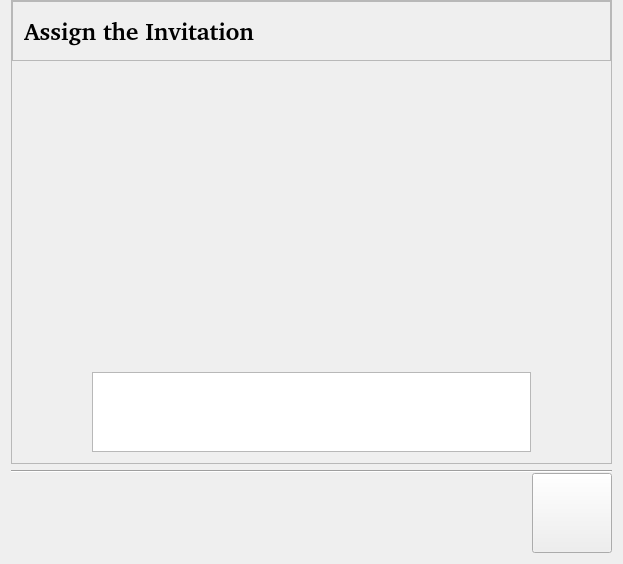
<?xml version="1.0" encoding="UTF-8"?>
<ui version="4.0">
 <class>InvitationAllocatorWidget</class>
 <widget class="QWidget" name="InvitationAllocatorWidget">
  <property name="geometry">
   <rect>
    <x>0</x>
    <y>0</y>
    <width>623</width>
    <height>564</height>
   </rect>
  </property>
  <property name="windowTitle">
   <string>Form1</string>
  </property>
  <layout class="QVBoxLayout">
   <property name="topMargin">
    <number>0</number>
   </property>
   <item>
    <widget class="QFrame" name="frame1">
     <property name="frameShape">
      <enum>QFrame::StyledPanel</enum>
     </property>
     <property name="frameShadow">
      <enum>QFrame::Sunken</enum>
     </property>
     <property name="lineWidth">
      <number>2</number>
     </property>
     <layout class="QVBoxLayout">
      <property name="spacing">
       <number>0</number>
      </property>
      <property name="leftMargin">
       <number>0</number>
      </property>
      <property name="topMargin">
       <number>0</number>
      </property>
      <property name="rightMargin">
       <number>0</number>
      </property>
      <property name="bottomMargin">
       <number>0</number>
      </property>
      <item>
       <widget class="QFrame" name="frame1_1">
        <property name="minimumSize">
         <size>
          <width>0</width>
          <height>60</height>
         </size>
        </property>
        <property name="maximumSize">
         <size>
          <width>32567</width>
          <height>60</height>
         </size>
        </property>
        <property name="frameShape">
         <enum>QFrame::StyledPanel</enum>
        </property>
        <property name="frameShadow">
         <enum>QFrame::Raised</enum>
        </property>
        <property name="lineWidth">
         <number>2</number>
        </property>
        <layout class="QHBoxLayout">
         <property name="spacing">
          <number>6</number>
         </property>
         <property name="leftMargin">
          <number>11</number>
         </property>
         <property name="topMargin">
          <number>11</number>
         </property>
         <property name="rightMargin">
          <number>11</number>
         </property>
         <property name="bottomMargin">
          <number>11</number>
         </property>
         <item>
          <widget class="QLabel" name="title_label">
           <property name="font">
            <font>
             <family>Nimbus Sans l [Urw]</family>
             <pointsize>18</pointsize>
             <weight>75</weight>
             <bold>true</bold>
            </font>
           </property>
           <property name="text">
            <string>Assign the Invitation</string>
           </property>
           <property name="wordWrap">
            <bool>false</bool>
           </property>
          </widget>
         </item>
         <item>
          <spacer name="spacer3">
           <property name="orientation">
            <enum>Qt::Horizontal</enum>
           </property>
           <property name="sizeType">
            <enum>QSizePolicy::Expanding</enum>
           </property>
           <property name="sizeHint" stdset="0">
            <size>
             <width>181</width>
             <height>0</height>
            </size>
           </property>
          </spacer>
         </item>
        </layout>
       </widget>
      </item>
      <item>
       <widget class="QFrame" name="frame1_2">
        <property name="frameShape">
         <enum>QFrame::NoFrame</enum>
        </property>
        <property name="frameShadow">
         <enum>QFrame::Plain</enum>
        </property>
        <layout class="QVBoxLayout">
         <property name="spacing">
          <number>0</number>
         </property>
         <property name="leftMargin">
          <number>0</number>
         </property>
         <property name="rightMargin">
          <number>0</number>
         </property>
         <item>
          <widget class="QStackedWidget" name="menus_widgetstack">
           <property name="sizePolicy">
            <sizepolicy hsizetype="Expanding" vsizetype="Expanding">
             <horstretch>0</horstretch>
             <verstretch>0</verstretch>
            </sizepolicy>
           </property>
           <widget class="QWidget" name="menus_widgetstackPage1">
            <widget class="QWidget" name="page2" native="true">
             <property name="geometry">
              <rect>
               <x>0</x>
               <y>0</y>
               <width>100</width>
               <height>30</height>
              </rect>
             </property>
            </widget>
            <widget class="QWidget" name="page1" native="true">
             <property name="geometry">
              <rect>
               <x>0</x>
               <y>0</y>
               <width>100</width>
               <height>30</height>
              </rect>
             </property>
            </widget>
           </widget>
          </widget>
         </item>
         <item>
          <layout class="QHBoxLayout" name="hbox1">
           <property name="spacing">
            <number>0</number>
           </property>
           <property name="leftMargin">
            <number>0</number>
           </property>
           <property name="topMargin">
            <number>0</number>
           </property>
           <property name="rightMargin">
            <number>0</number>
           </property>
           <property name="bottomMargin">
            <number>0</number>
           </property>
           <item>
            <widget class="QPushButton" name="back_button">
             <property name="sizePolicy">
              <sizepolicy hsizetype="Maximum" vsizetype="Maximum">
               <horstretch>0</horstretch>
               <verstretch>0</verstretch>
              </sizepolicy>
             </property>
             <property name="minimumSize">
              <size>
               <width>80</width>
               <height>80</height>
              </size>
             </property>
             <property name="maximumSize">
              <size>
               <width>60</width>
               <height>32767</height>
              </size>
             </property>
             <property name="text">
              <string/>
             </property>
             <property name="icon">
              <iconset>
               <normaloff>../../icons/apps/back_48.png</normaloff>../../icons/apps/back_48.png</iconset>
             </property>
             <property name="flat">
              <bool>true</bool>
             </property>
            </widget>
           </item>
           <item>
            <widget class="QListWidget" name="iconview_menu">
             <property name="sizePolicy">
              <sizepolicy hsizetype="Expanding" vsizetype="Preferred">
               <horstretch>0</horstretch>
               <verstretch>0</verstretch>
              </sizepolicy>
             </property>
             <property name="minimumSize">
              <size>
               <width>0</width>
               <height>80</height>
              </size>
             </property>
             <property name="font">
              <font>
               <family>Nimbus Sans l</family>
               <pointsize>10</pointsize>
               <weight>75</weight>
               <bold>true</bold>
              </font>
             </property>
             <property name="acceptDrops">
              <bool>false</bool>
             </property>
             <property name="lineWidth">
              <number>0</number>
             </property>
             <property name="verticalScrollBarPolicy">
              <enum>Qt::ScrollBarAlwaysOff</enum>
             </property>
             <property name="horizontalScrollBarPolicy">
              <enum>Qt::ScrollBarAlwaysOff</enum>
             </property>
             <property name="sizeAdjustPolicy">
              <enum>QAbstractScrollArea::AdjustToContents</enum>
             </property>
             <property name="iconSize">
              <size>
               <width>80</width>
               <height>80</height>
              </size>
             </property>
             <property name="isWrapping" stdset="0">
              <bool>false</bool>
             </property>
             <property name="resizeMode">
              <enum>QListView::Adjust</enum>
             </property>
             <property name="viewMode">
              <enum>QListView::IconMode</enum>
             </property>
             <property name="uniformItemSizes">
              <bool>true</bool>
             </property>
             <property name="wordWrap">
              <bool>true</bool>
             </property>
             <property name="currentRow">
              <number>-1</number>
             </property>
             <item>
              <property name="text">
               <string/>
              </property>
              <property name="icon">
               <iconset>
                <normaloff>../../../../salespoint/gui/icons/foods/arroz_1.png</normaloff>../../../../salespoint/gui/icons/foods/arroz_1.png</iconset>
              </property>
             </item>
             <item>
              <property name="text">
               <string/>
              </property>
              <property name="icon">
               <iconset>
                <normaloff>../../../../salespoint/gui/icons/foods/boquerones_fritos1.png</normaloff>../../../../salespoint/gui/icons/foods/boquerones_fritos1.png</iconset>
              </property>
             </item>
             <item>
              <property name="text">
               <string/>
              </property>
              <property name="icon">
               <iconset>
                <normaloff>../../../../salespoint/gui/icons/foods/camy_bombon_cookies_cream.png</normaloff>../../../../salespoint/gui/icons/foods/camy_bombon_cookies_cream.png</iconset>
              </property>
             </item>
             <item>
              <property name="text">
               <string/>
              </property>
              <property name="icon">
               <iconset>
                <normaloff>../../../../salespoint/gui/icons/foods/camy_copa_mousse_chocolate.png</normaloff>../../../../salespoint/gui/icons/foods/camy_copa_mousse_chocolate.png</iconset>
              </property>
             </item>
             <item>
              <property name="text">
               <string/>
              </property>
              <property name="icon">
               <iconset>
                <normaloff>../../../../salespoint/gui/icons/foods/camy_disney_taza_donald.png</normaloff>../../../../salespoint/gui/icons/foods/camy_disney_taza_donald.png</iconset>
              </property>
             </item>
             <item>
              <property name="text">
               <string/>
              </property>
              <property name="icon">
               <iconset>
                <normaloff>../../../../salespoint/gui/icons/sweets/frigo_cornetto_soft_stracciatella.png</normaloff>../../../../salespoint/gui/icons/sweets/frigo_cornetto_soft_stracciatella.png</iconset>
              </property>
             </item>
             <item>
              <property name="text">
               <string/>
              </property>
              <property name="icon">
               <iconset>
                <normaloff>../../icons/logos/passport.png</normaloff>../../icons/logos/passport.png</iconset>
              </property>
             </item>
             <item>
              <property name="text">
               <string/>
              </property>
              <property name="icon">
               <iconset>
                <normaloff>../../icons/logos/7up.png</normaloff>../../icons/logos/7up.png</iconset>
              </property>
             </item>
             <item>
              <property name="text">
               <string/>
              </property>
              <property name="icon">
               <iconset>
                <normaloff>../../icons/logos/benjamin.png</normaloff>../../icons/logos/benjamin.png</iconset>
              </property>
             </item>
            </widget>
           </item>
           <item>
            <widget class="QPushButton" name="forward_button">
             <property name="sizePolicy">
              <sizepolicy hsizetype="Maximum" vsizetype="Maximum">
               <horstretch>0</horstretch>
               <verstretch>0</verstretch>
              </sizepolicy>
             </property>
             <property name="minimumSize">
              <size>
               <width>80</width>
               <height>80</height>
              </size>
             </property>
             <property name="maximumSize">
              <size>
               <width>60</width>
               <height>32767</height>
              </size>
             </property>
             <property name="text">
              <string/>
             </property>
             <property name="icon">
              <iconset>
               <normaloff>../../icons/apps/forward_48.png</normaloff>../../icons/apps/forward_48.png</iconset>
             </property>
             <property name="flat">
              <bool>true</bool>
             </property>
            </widget>
           </item>
          </layout>
         </item>
        </layout>
       </widget>
      </item>
     </layout>
    </widget>
   </item>
   <item>
    <layout class="QVBoxLayout" name="vbox1">
     <property name="spacing">
      <number>0</number>
     </property>
     <item>
      <widget class="Line" name="line">
       <property name="frameShape">
        <enum>QFrame::HLine</enum>
       </property>
       <property name="frameShadow">
        <enum>QFrame::Sunken</enum>
       </property>
      </widget>
     </item>
     <item>
      <layout class="QHBoxLayout" name="vbox2">
       <property name="spacing">
        <number>0</number>
       </property>
       <item>
        <spacer name="spacer1">
         <property name="orientation">
          <enum>Qt::Horizontal</enum>
         </property>
         <property name="sizeType">
          <enum>QSizePolicy::Expanding</enum>
         </property>
         <property name="sizeHint" stdset="0">
          <size>
           <width>310</width>
           <height>16</height>
          </size>
         </property>
        </spacer>
       </item>
       <item>
        <widget class="QPushButton" name="cancel_button">
         <property name="minimumSize">
          <size>
           <width>80</width>
           <height>80</height>
          </size>
         </property>
         <property name="text">
          <string/>
         </property>
         <property name="icon">
          <iconset>
           <normaloff>../../icons/apps/button_cancel.png</normaloff>../../icons/apps/button_cancel.png</iconset>
         </property>
        </widget>
       </item>
      </layout>
     </item>
    </layout>
   </item>
  </layout>
 </widget>
 <layoutdefault spacing="6" margin="11"/>
 <resources/>
 <connections/>
</ui>
